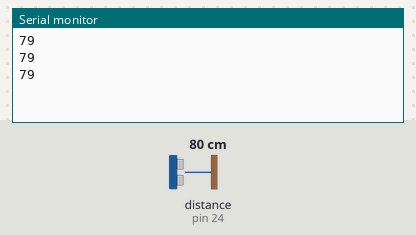
Bench run of a sketch on a simulated Arduino Mega 2560, built with avr-gcc and run on an emulated ATmega2560. Parts: the last lines printed to the serial monitor. Wiring (inferred from the names in the program): ultrasonic range finder: trigger pin 22; echo pin 24. Inputs (shaded band) come from the test bench; at power-on: distance to the obstacle (sensor on pin 24) 80 cm. The echo pulse lasts 58.3 µs per cm.

Above: at 1.2 s.
1.3 s: distance to the obstacle (sensor on pin 24) set to 2 cm
At 1.88 s:
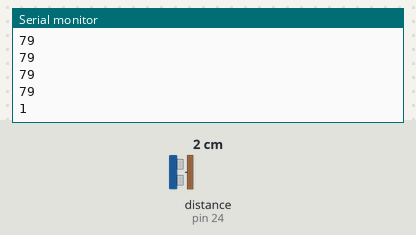
2.8 s: distance to the obstacle (sensor on pin 24) set to 4 cm
At 3.08 s:
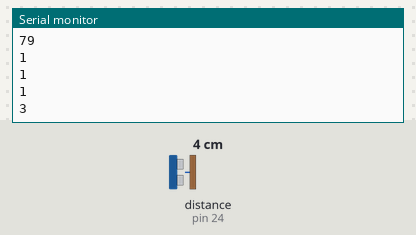
Timing chart, 0 to 5.8 s (numbered marks = the images above; inputs shaded):
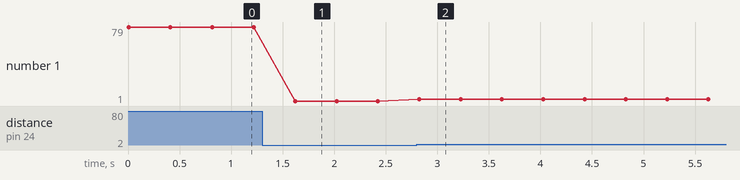

Measured:
- after the input at 1.3 s, the serial monitor: prints a new line after 0.32 s (image 1)
- after the input at 2.8 s, the serial monitor: prints a new line at once (image 2)
- plotted number 1: 79 → 1 after the input at 1.3 s, 1 → 3 after the input at 2.8 s

The sketch:

ultrasonic_test.ino
```cpp
const int SIDE_ULTRASONIC_TRIG = 22;
const int SIDE_ULTRASONIC_ECHO = 24;

int get_side_distance() {
  digitalWrite(SIDE_ULTRASONIC_TRIG, LOW);
  delayMicroseconds(2);
  digitalWrite(SIDE_ULTRASONIC_TRIG, HIGH);
  delayMicroseconds(10);
  digitalWrite(SIDE_ULTRASONIC_TRIG, LOW);

  return (int) (pulseIn(SIDE_ULTRASONIC_ECHO, HIGH) * .0343 / 2);
}

void setup() {
  Serial.begin(9600);
  pinMode(SIDE_ULTRASONIC_TRIG, OUTPUT);
  pinMode(SIDE_ULTRASONIC_ECHO, INPUT);
}

void loop() {
  // put your main code here, to run repeatedly:
  Serial.println(get_side_distance());
  delay(400);
}
```
